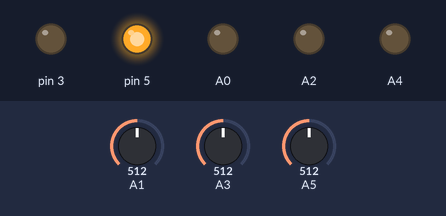
A sketch run on a simulated Arduino Uno, built with avr-gcc and run on an emulated ATmega328P. Parts: output pins drawn as LEDs (lit = HIGH). Inputs (shaded band) come from the test bench; at power-on: A1 = 512, A3 = 512, A5 = 512.

Above: at 0.15 s.
At 1.95 s:
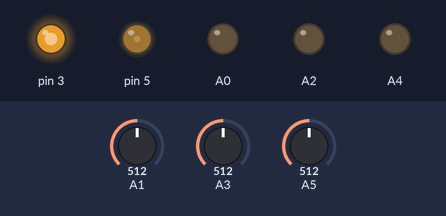
At 3.8 s:
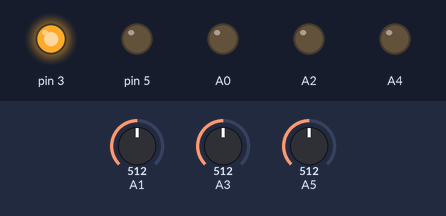
Timing chart, 0 to 5.3 s (numbered marks = the images above):
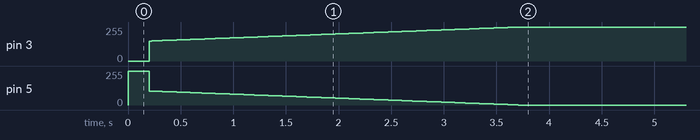

Measured:
- by itself, pin 3: moves from 0/255 to 255/255 over 3.5 s

The sketch:

CivilizedTrunk.ino
```cpp
#include <PID_v1.h>
#include <base.h>
#include <Sensors_I.h>
#include <Motors_I.h>
#include <Comunication_I.h>

//#define SERDEBUG
//#define MOTORSTREIGHT

double input, output, setPoint;
PID control(&input, &output, &setPoint, 0.5, 0.1, 3.5, DIRECT);

#ifdef SERDEBUG
U16 sen1, sen2;
#endif

void setup()
{
  Init();

  #ifdef SERDEBUG
  Serial.begin(115200);
  #endif

  setPoint = PIDSetPoint;
}

void loop()
{
  ProcessSensors();

  input = GetPIDInput();

  control.Compute();

  #ifdef SERDEBUG
  Serial.println(input);

  sen1 = GetLeftSensor();
  sen2 = GetRightSensor();
  PrintSensors(sen1, sen2, output);

  #endif

  #ifndef MOTORSTREIGHT
  // motors normal opeation
  ProcessMotors(int(output));
  #else
  // motors set to same speed for streight forward motion
  static boolean phase = 0;
  if(phase == 1)
  {
    ProcessMotors(127);
    phase = 0;
  }
  else
  {
    ProcessMotors(128);
    phase = 1;
  }
  #endif
}

void Init(void)
{
  PORTB = 0;
  PORTD = 0;
  PORTC = 0;
  DDRC = B11111111;

  digitalWrite(A0, LOW);
  digitalWrite(A1, LOW);
  digitalWrite(A2, LOW);
  digitalWrite(A3, LOW);
  digitalWrite(A4, LOW);
  digitalWrite(A5, LOW);

  InitSensors();

  control.SetSampleTime(5);
  control.SetMode(AUTOMATIC);
  control.SetOutputLimits(0, 255);
}
```

Motors.cpp
```cpp
#include <base.h>
#include <Motors_I.h>
#include <Motors_Cfg.h>

void ProcessMotors(U16 PIDResult)
{
	SetMotorDirection(Left, Forward, PIDResult);
	SetMotorDirection(Right, Forward, 255 - PIDResult);
}

void HardStop()
{
	SetMotorDirection(Left, Back, 100);
	SetMotorDirection(Right, Back, 100);
	delay(50);
	SetMotorDirection(Left, Back, 0);
	SetMotorDirection(Right, Back, 0);
}

void SetMotorDirection(U8 motor, U8 direction, U8 speed)
{
	//printMotors(motor, direction, speed);
	//speed = CompensateMotor(speed, 150);

	if(Right == motor)
	{
		//speed = CompensateMotor(speed, 240); // 238
		if(Forward == direction)
		{
			digitalWrite(RMotorB, 0);
			analogWrite(RMotorF, speed);
		}
		else if(Back == direction)
		{
			digitalWrite(RMotorF, 0);
			analogWrite(RMotorB, speed);
		}
	}
	else if(Left == motor)
	{
		//speed = CompensateMotor(speed, 238);
		if(Forward == direction)
		{
			digitalWrite(LMotorB, 0);
			analogWrite(LMotorF, speed);
		}
		else if(Back == direction)
		{
			digitalWrite(LMotorF, 0);
			analogWrite(LMotorB, speed);
		}
	}
}

U8 CompensateMotor(U8 speed, U8 factorFrom255)
{
	U16 resultSpd = speed;
	resultSpd *= factorFrom255;
	resultSpd /= 255;
	return (U8)resultSpd;
}
```

Sensors.cpp
```cpp
#include <Sensors_I.h>
#include <Sensors_Cfg.h>
#include <base.h>

// Private data
static RolingAverage forwardFilt;
static RolingAverage leftFilt;
static RolingAverage rightFilt;
static U16 fSenVal = 0;
static U16 lSenVal = 0;
static U16 rSenVal = 0;

// Public functions
void InitSensors(void)
{
	  pinMode(LOSen, INPUT);
	  pinMode(FOSen, INPUT);
	  pinMode(ROSen, INPUT);
}

void ProcessSensors(void)
{
	  // read sensors
	RolingAvrgAddValue(analogRead(FOSen), &forwardFilt);
	RolingAvrgAddValue(analogRead(LOSen), &leftFilt);
	RolingAvrgAddValue(analogRead(ROSen), &rightFilt);
}

double GetPIDInput(void)
{
	double result = 0;

	lSenVal = GetLeftSensor();
	rSenVal = GetRightSensor();

	result = (double)((PIDSetPoint + lSenVal) - rSenVal);

	return result;
}

U16 GetForwardSensor(void)
{
	return GetDistCentimetres(&forwardFilt);
}

U16 GetLeftSensor(void)
{
	return GetDistCentimetres(&leftFilt) + LeftSensorCompensation;
}

U16 GetRightSensor(void)
{
	return (GetDistCentimetres(&rightFilt) + RightSensorCompensation);
}

// Private functions
void RolingAvrgAddValue(U16 value, RolingAverage *buffer)
{
	buffer->values[buffer->index] = value;
	buffer->index++;
	buffer->index = buffer->index % MaxValuesCnt;
}

U16 RolingAvrgGetValue(RolingAverage *buffer)
{
	U16 result = 0;
	for(U8 indx = 0; indx < MaxValuesCnt; indx++)
	{
		result += buffer->values[indx];
	}

	result /= MaxValuesCnt;
	return result;
}

void FillSensorBuf(S16 sensorId, RolingAverage *filter)
{
  U16 sen;
  for(U8 indx = 0; indx < MaxValuesCnt; indx++)
  {
    sen = analogRead(sensorId);
    RolingAvrgAddValue(sen, filter);
  }
}

U16 GetDistCentimetres(RolingAverage *filter)
{
	float filtValue = RolingAvrgGetValue(filter);
	if (filtValue > 600) // lower boundary: 4 cm (3 cm means under the boundary)
	{
		return (4);
	}

	if (filtValue < 80 ) //upper boundary: 36 cm (returning 37 means over the boundary)
	{
		return (37);
	}
	return ((1 / (0.0002391473 * filtValue - 0.0100251467))*10);
}

// Debug
void PrintSensors(U16 s1, U16 s2, U16 s3)
{
	Serial.print("s1 : ");
	Serial.print(s1);
	Serial.print("s2 : ");
	Serial.print(s2);
	Serial.print("s3 : ");
	Serial.println(s3);
}
```
